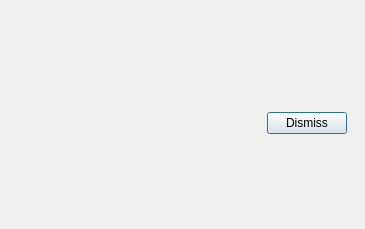
<?xml version="1.0" encoding="UTF-8"?>
<ui version="4.0">
 <class>PropertyMetricsDialogBase</class>
 <widget class="QDialog" name="PropertyMetricsDialogBase">
  <property name="geometry">
   <rect>
    <x>0</x>
    <y>0</y>
    <width>365</width>
    <height>229</height>
   </rect>
  </property>
  <property name="windowTitle">
   <string>MLA Paddock Power | Details</string>
  </property>
  <property name="toolTip">
   <string>View the details of this feature</string>
  </property>
  <property name="styleSheet">
   <string notr="true"/>
  </property>
  <property name="modal">
   <bool>false</bool>
  </property>
  <layout class="QVBoxLayout" name="verticalLayout" stretch="1,0">
   <property name="spacing">
    <number>6</number>
   </property>
   <property name="leftMargin">
    <number>9</number>
   </property>
   <property name="topMargin">
    <number>9</number>
   </property>
   <property name="rightMargin">
    <number>9</number>
   </property>
   <property name="bottomMargin">
    <number>9</number>
   </property>
   <item>
    <layout class="QVBoxLayout" name="detailsLayout">
     <property name="leftMargin">
      <number>9</number>
     </property>
     <property name="topMargin">
      <number>9</number>
     </property>
     <property name="rightMargin">
      <number>9</number>
     </property>
     <property name="bottomMargin">
      <number>9</number>
     </property>
    </layout>
   </item>
   <item>
    <layout class="QHBoxLayout" name="horizontalLayout" stretch="0,0">
     <property name="leftMargin">
      <number>9</number>
     </property>
     <property name="topMargin">
      <number>9</number>
     </property>
     <property name="rightMargin">
      <number>9</number>
     </property>
     <property name="bottomMargin">
      <number>9</number>
     </property>
     <item>
      <spacer name="horizontalSpacer">
       <property name="orientation">
        <enum>Qt::Horizontal</enum>
       </property>
       <property name="sizeHint" stdset="0">
        <size>
         <width>40</width>
         <height>20</height>
        </size>
       </property>
      </spacer>
     </item>
     <item>
      <widget class="QPushButton" name="dismissButton">
       <property name="text">
        <string>Dismiss</string>
       </property>
      </widget>
     </item>
    </layout>
   </item>
  </layout>
 </widget>
 <resources/>
 <connections/>
</ui>
